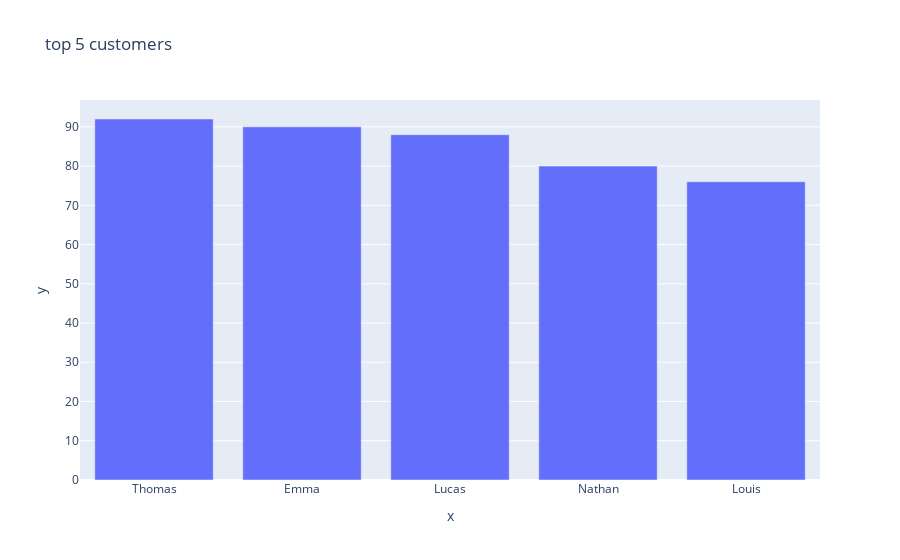

Notebook code cell kept with this figure:
### Code cell
px.bar(x=df['Customer Name'].value_counts().head(5).index,
       y=df['Customer Name'].value_counts().head(5).values,
       title="top 5 customers")

### Figure 1 — Plotly figure (JSON) as saved in the notebook; plotly's stock layout.template omitted (floating-point values rounded to 4 significant figures)
{"data": [{"alignmentgroup": "True", "hovertemplate": "x=%{x}<br>y=%{y}<extra></extra>", "legendgroup": "", "marker": {"color": "#636efa", "pattern": {"shape": ""}}, "name": "", "offsetgroup": "", "orientation": "v", "showlegend": false, "textposition": "auto", "type": "bar", "x": ["Thomas", "Emma", "Lucas", "Nathan", "Louis"], "xaxis": "x", "y": [92, 90, 88, 80, 76], "yaxis": "y"}], "layout": {"barmode": "relative", "legend": {"tracegroupgap": 0}, "title": {"text": "top 5 customers"}, "xaxis": {"anchor": "y", "domain": [0, 1], "title": {"text": "x"}}, "yaxis": {"anchor": "x", "domain": [0, 1], "title": {"text": "y"}}}}
